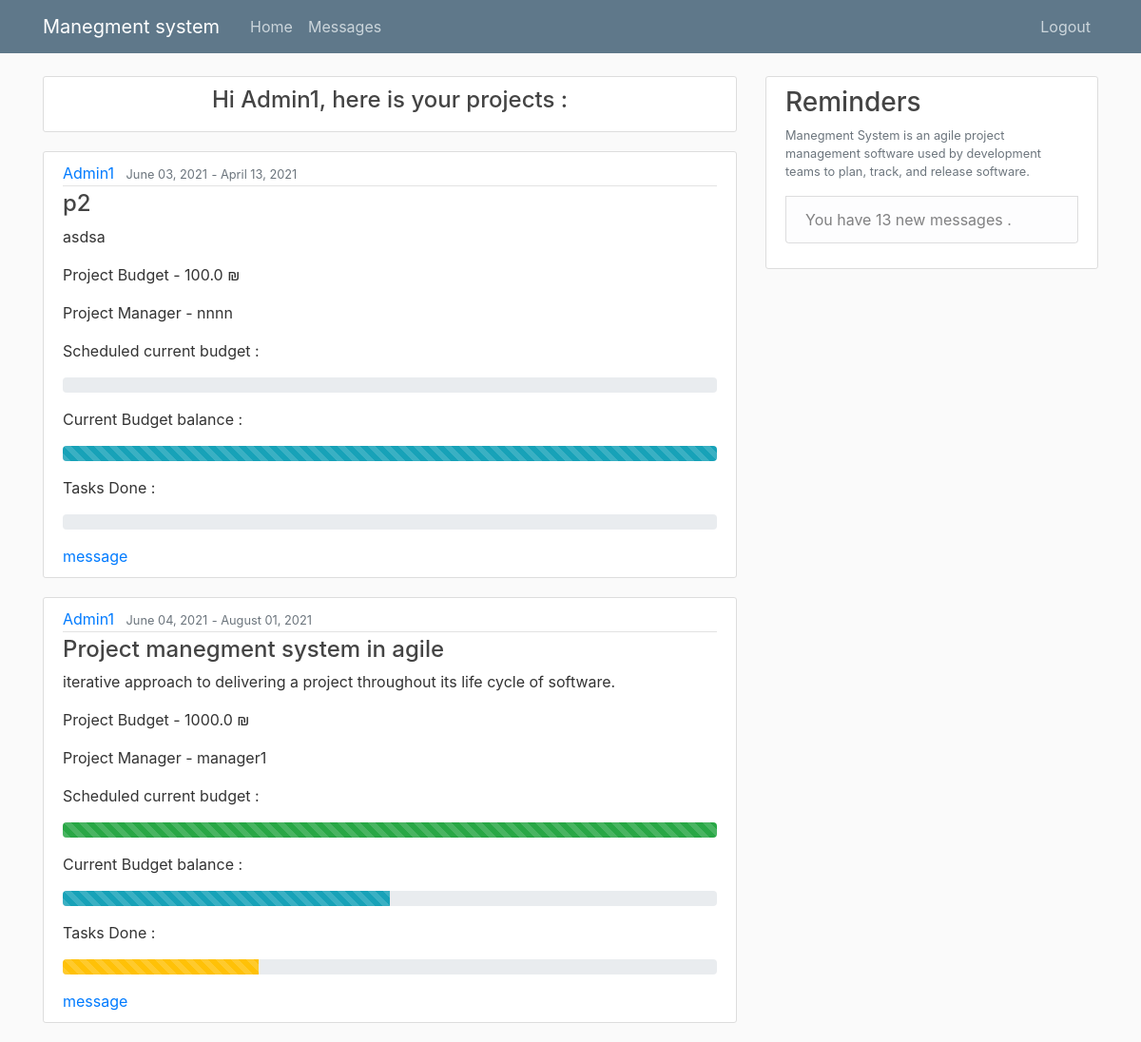
/accounts/profile/client/ (signed in), run on an earlier commit of the app's database.
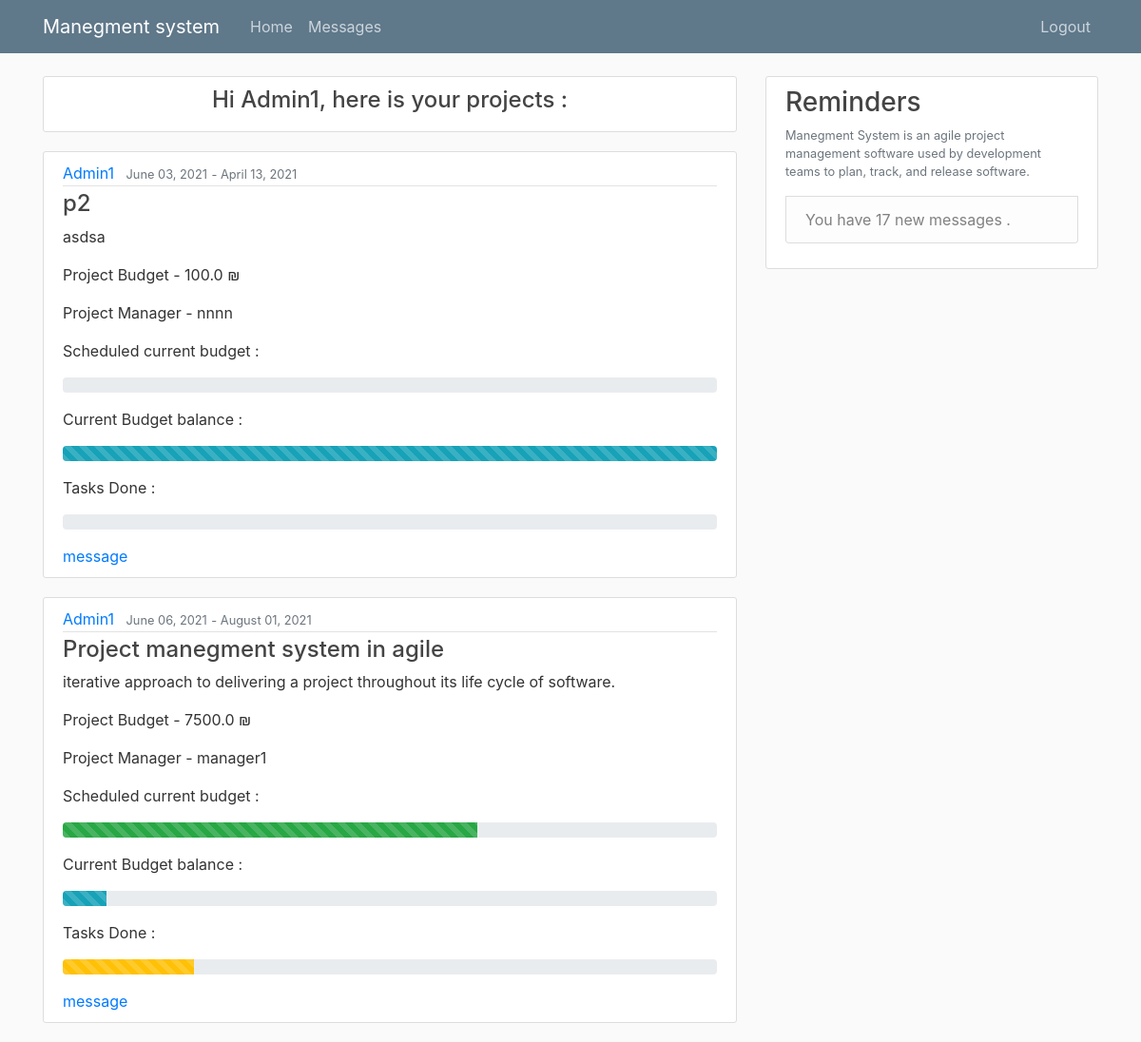
And on a later commit of the database.
### work/models.py (models this page shows, shortened)
class project(models.Model):
    ProjectName = models.CharField(max_length=300, null=False)
    startTime = models.DateField(null=False, auto_now=True)
    endTime = models.DateField(null=False)
    client = models.ForeignKey(User, on_delete=models.CASCADE)
    manager = models.ForeignKey(User, related_name="project_manager", on_delete=models.CASCADE)
    Budget = models.FloatField(null=False, default=0)
    currentBudgeSchedule = models.FloatField(null=False, default=0)
    MoneySpends = models.FloatField(null=False, default=0)
    Description = models.TextField(max_length=500, null=True)

### pages/views.py (the view)
# urls.py: path('accounts/profile/client/', ClientHome_views, name="ClientHome_views"),
def ClientHome_views(request):
    pro = project.objects.all().filter(client=request.user)
    for p in pro:
        p.Scheduled = p.currentBudgeSchedule / p.Budget * 100
        p.Balance = p.MoneySpends / p.Budget * 100
        if Task.objects.all().filter(projectnum=p.id, workDone=100).count() and Task.objects.all().filter(
                projectnum=p.id).count():
            p.taskDone = Task.objects.all().filter(projectnum=p.id, workDone=100).count() / Task.objects.all().filter(
                projectnum=p.id).count() * 100
        else:
            p.taskDone = 0
    obj2 = {'name': request.user.username}
    msgcount = Messages.objects.all().filter(reciver=request.user.id, readConf=False).count()
    return render(request, "ClientHome.html", {'projects': pro, 'name': obj2, 'msgcount': msgcount})

### templates/ClientHome.html
{% extends "Base.html" %}
{% block content %}
    <article class="media content-section">
          <div class="media-body">
            {% for a in name %}
            <h4><a class="article-title" ><center> Hi {{ name.name }}, here is your projects :</center></a></h4>
              </div>
        </article>
    {% endfor %}
    {% for pro in projects %}
        <article class="media content-section">
          <div class="media-body">
            <div class="article-metadata">
              <a class="mr-2" href="#">{{ pro.client }}</a>
              <small class="text-muted">{{ pro.startTime|date:"F d, Y" }}</small>
                <small class="text-muted"> - </small>
              <small class="text-muted">{{ pro.endTime|date:"F d, Y" }}</small>
            </div>
            <h4><a class="article-title" href="{% url 'ClientSprint_view' pro.id %}">{{ pro.ProjectName }}</a></h4>
            <p class="article-content">{{ pro.Description }}</p>
             <p><a class="mr-2" >Project Budget - {{ pro.Budget }} ₪ </a></p>
              <p><a class="mr-2" >Project Manager - {{ pro.manager }} </a></p>
               <a class="mr-2" >Scheduled current budget :</a>
           <p>  <div class="progress">
                <div class="progress-bar progress-bar-striped progress-bar-animated bg-success" role="progressbar" style="width:{{pro.Scheduled}}%" aria-valuenow="0" aria-valuemin="0" aria-valuemax="100"></div>
             </div></p>
              <a class="mr-2" >Current Budget balance :</a>
              <p><div class="progress">
            <div class="progress-bar progress-bar-striped progress-bar-animated bg-info" role="progressbar" style="width: {{pro.Balance}}%" aria-valuenow="0" aria-valuemin="0" aria-valuemax="100"></div>
              </div></p>
              <a class="mr-2" >Tasks Done : {{ pro.totalTask }}  </a>
            <p><div class="progress">
            <div class="progress-bar progress-bar-striped progress-bar-animated bg-warning" role="progressbar" style="width: {{pro.taskDone}}%" aria-valuenow="0" aria-valuemin="0" aria-valuemax="100"></div>
              </div></p>
            <a href="{% url 'send-message' pro.id %}">message</a>
              </div>
        </article>
    {% endfor %}
{% endblock content %}

What changed in the data, as far as the page shows it:
changed project "Project manegment system in agile": startTime "June 04, 2021" → "June 06, 2021"; Budget "1000.0" → "7500.0"; {{ pro.Scheduled }} 175.5 → 63.4 (drawn); {{ pro.Balance }} 50.0 → 6.666666666666667 (drawn); {{ pro.taskDone }} 30.0 → 20.0 (drawn)
Also different on the page:
{{ msgcount }}: "13" → "17"
